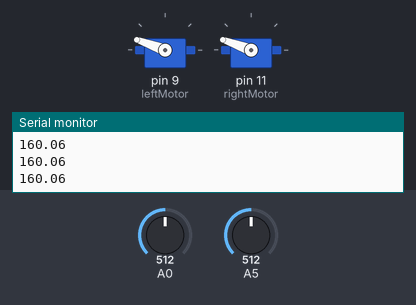
The sketch below on a simulated Arduino Uno, built with avr-gcc and run on an emulated ATmega328P. On the bench: 2 × servo, the last lines printed to the serial monitor. The inputs (shaded band) are chosen by the test bench; at power-on: A0 = 512, A5 = 512.

Above: at 1.2 s.
1.3 s: A0 set to 716
At 2.0 s:
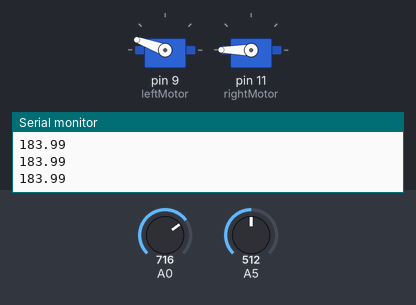
2.8 s: A5 set to 716
At 4.0 s:
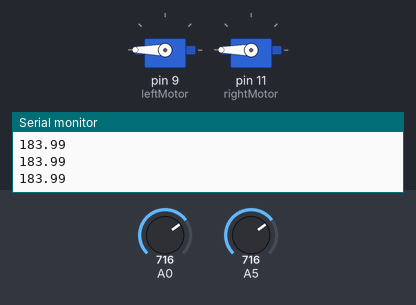
4.3 s: A0 set to 511
At 5.3 s:
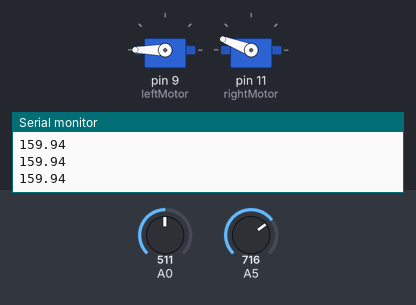
5.8 s: A5 set to 511
At 6.6 s:
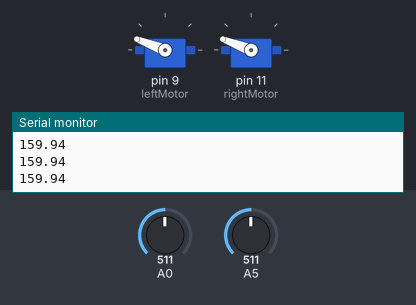
7.3 s: A0 set to 306
At 7.7 s:
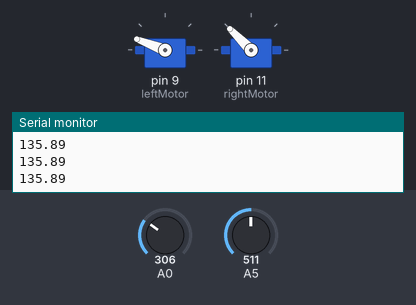
8.8 s: A5 set to 306
At 9.9 s:
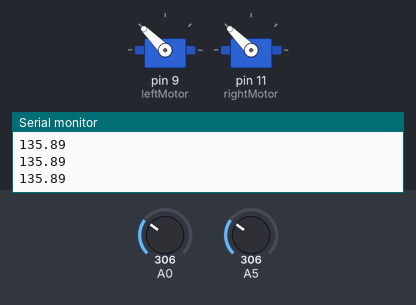
Timing chart, 0 to 11.3 s (numbered marks = the images above; inputs shaded):
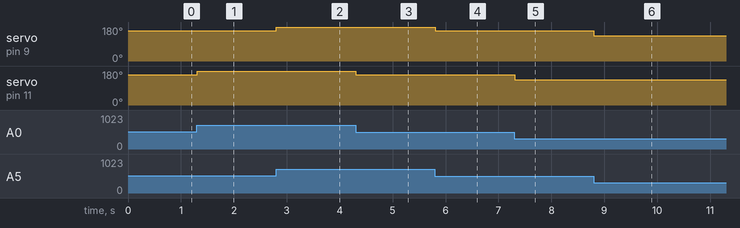

The sketch:

swordfight.ino
```cpp
#include <Servo.h> // this adds the "Servo" library to the program

// the following creates two servo objects
Servo leftMotor;
Servo rightMotor;

void setup()
{
    leftMotor.attach(9);
    rightMotor.attach(11);
    Serial.begin(9600);
}

void loop()
{
    int sensorValueLeft = analogRead(A5);
    float degree = (sensorValueLeft * (120 / 1023.0)) + 100;
    leftMotor.write(degree);
    int sensorValueRight = analogRead(A0);
    degree = (sensorValueRight * (120 / 1023.0)) + 100;
    rightMotor.write(degree);
    Serial.println(degree);

    //delay(500);
}
```

Measured:
- after the input at 1.3 s, servo on pin 11 (rightMotor): 160° → 180° at once
- after the input at 2.8 s, servo on pin 9 (leftMotor): 160° → 180° at once
- after the input at 4.3 s, servo on pin 11 (rightMotor): 180° → 159° at once
- after the input at 5.8 s, servo on pin 9 (leftMotor): 180° → 159° at once
- after the input at 7.3 s, servo on pin 11 (rightMotor): 159° → 135° at once
- after the input at 8.8 s, servo on pin 9 (leftMotor): 159° → 135° at once
